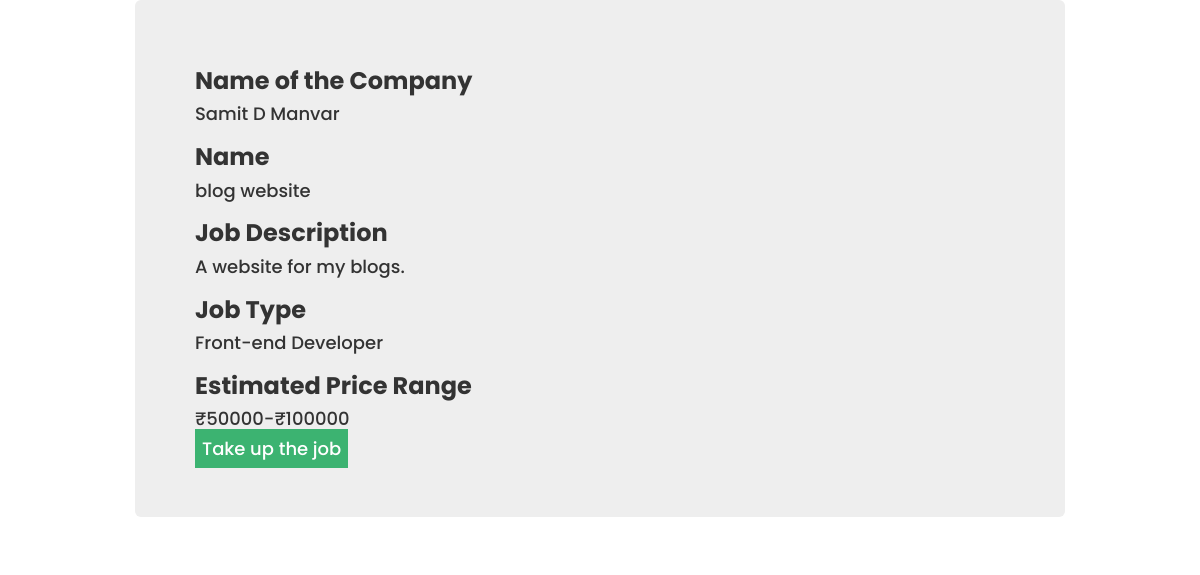
The page /html/selectjob.php?pid=25 on the database its author committed.
### tables this page shows
CREATE TABLE `project_details` (
  `project_id` int(11) NOT NULL,
  `name` varchar(50) NOT NULL,
  `project_name` varchar(50) NOT NULL,
  `description` varchar(400) NOT NULL,
  `job_type` varchar(50) NOT NULL,
  `price_range` varchar(50) NOT NULL,
  `assigned_status` int(11) NOT NULL DEFAULT -1,
  `assigned_to` varchar(50) NOT NULL,
  `trend_rate` int(11) NOT NULL
);

### html/selectjob.php (the view, shortened to what this page needs)
<?php session_start();
$pid=$_GET["pid"];
?>
<html>
<head>
		<link rel="stylesheet" href="https://maxcdn.bootstrapcdn.com/bootstrap/3.4.1/css/bootstrap.min.css">
    <link rel="stylesheet" href="https://pro.fontawesome.com/releases/v5.10.0/css/all.css"
/>
    <link rel="stylesheet" href="../css/dashboard.css">
</head>
<body>
<?php
$conn=mysqli_connect('localhost','root','') or die(mysqli_error($conn));
$sql="SELECT * FROM project_details WHERE project_id='$pid' ";
$result=mysqli_query($conn,$sql) or die(mysqli_error($conn));
if($result==true)
{
$rows=mysqli_fetch_assoc($result);
	$name=$rows['name'];
	$project_name=$rows['project_name'];
	$description=$rows['description'];
	$job_type=$rows['job_type'];
	$price_range=$rows['price_range'];
}
?>
<div class="container">
	<div class="row">
	<div class="col-md-10">
<div class="jumbotron" >
<h3><strong>Name of the Company</strong></h3>
<?php
echo "<h4>".$name."<br></h4>";
?>
<h3><strong>Name</strong></h3>
<?php
echo "<h4>".$project_name."<br></h4>";
?>
<h3><strong>Job Description</strong></h3>
<?php
echo "<h4>".$description."<br></h4>";
?>
<h3><strong>Job Type</strong></h3>
<?php
echo "<h4>".$job_type."<br><h4>";
?>
<h3><strong>Estimated Price Range</strong></h3>
<?php
echo "<h4>".$price_range."<br><h4>";
?>
	<?php echo "<a style='background-color:MediumSeaGreen ; color:white;padding: 7px;  class='btn btn-primary stretched-link'  ' href=success.php?pid=",$pid,">Take up the job</a>";?>
</div>
<div class="col-md-1">
	</div>
</div>
</body>
</html>

### css/dashboard.css (style rules this page uses)
:root { --primary-color: #60e8ec; --dark-color: #161616; --pure-color: #898989; --light-color: #F2F2F2; }
body { font-family: 'Poppins' , sans-serif; }
* { padding: 0; margin: 0; box-sizing: border-box; -webkit-font-smotthing: antialised; }
.container { max-width: 1152px; padding: 0 15px; margin: 0 auto; }

### rows shown on the page
project_details: name "Samit D Manvar", project_name "blog website", description "A website for my blogs.", job_type "Front-end Developer", price_range "₹50000-₹100000"
